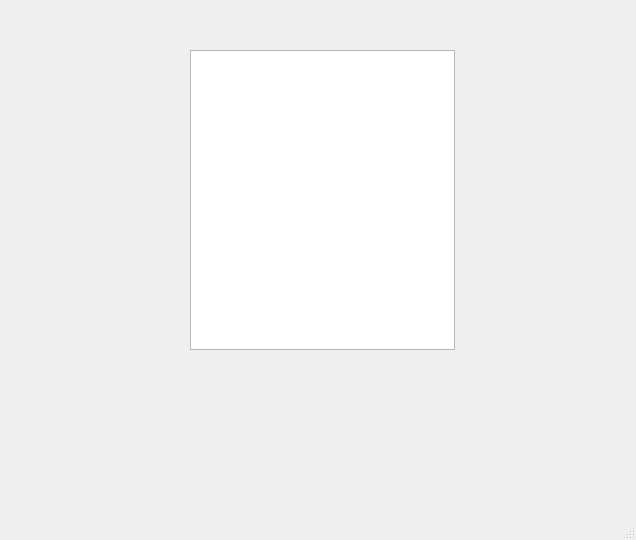
<?xml version="1.0" encoding="UTF-8"?>
<ui version="4.0">
 <class>MainWindow</class>
 <widget class="QMainWindow" name="MainWindow">
  <property name="geometry">
   <rect>
    <x>0</x>
    <y>0</y>
    <width>636</width>
    <height>540</height>
   </rect>
  </property>
  <property name="windowTitle">
   <string>MainWindow</string>
  </property>
  <widget class="QWidget" name="centralwidget">
   <widget class="QGraphicsView" name="graphicsView">
    <property name="geometry">
     <rect>
      <x>190</x>
      <y>50</y>
      <width>265</width>
      <height>300</height>
     </rect>
    </property>
   </widget>
   <widget class="QLabel" name="labelStatus">
    <property name="geometry">
     <rect>
      <x>170</x>
      <y>380</y>
      <width>311</width>
      <height>31</height>
     </rect>
    </property>
    <property name="font">
     <font>
      <family>Arial</family>
      <pointsize>20</pointsize>
     </font>
    </property>
    <property name="layoutDirection">
     <enum>Qt::LeftToRight</enum>
    </property>
    <property name="text">
     <string/>
    </property>
    <property name="alignment">
     <set>Qt::AlignCenter</set>
    </property>
   </widget>
  </widget>
  <widget class="QMenuBar" name="menubar">
   <property name="geometry">
    <rect>
     <x>0</x>
     <y>0</y>
     <width>636</width>
     <height>22</height>
    </rect>
   </property>
  </widget>
  <widget class="QStatusBar" name="statusbar"/>
 </widget>
 <resources/>
 <connections/>
</ui>
